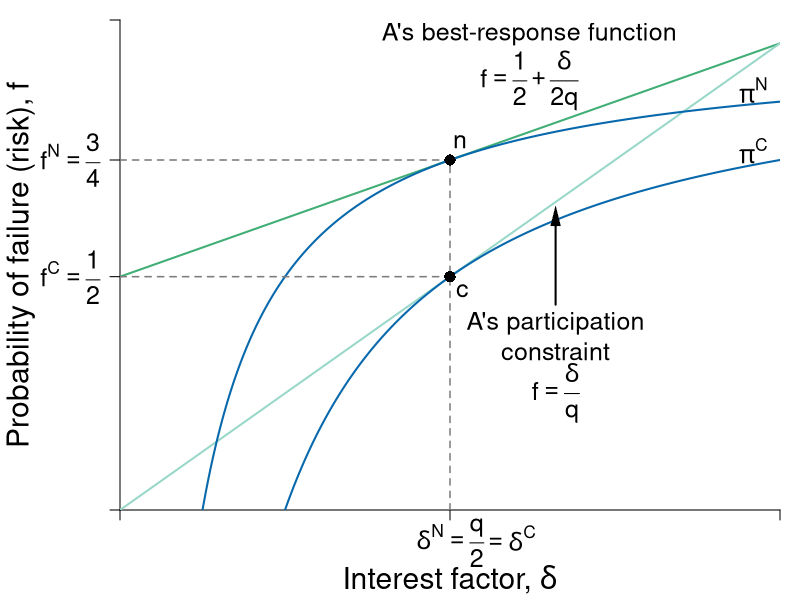

Write the R code that produced this figure. (Note: this script raises an error after producing the figure.)
#Graph Designer: Simon Halliday, Scott Cohn, Harriet Brookes-Gray
#Authors: Bowles and Halliday
#Title: Coordination, Conflict and Competition: A Text in Microeconomics

library(shape)
pdf(file = "credit/credit_comparison.pdf", width = 8, height = 6)

#Set parameters for graphics
pointsize <- 1.8
axislabelsize <- 1.8
labelsize <- 1.5
namesize <- 1.8
annotatesize <- 1.5
graphlinewidth <- 2
segmentlinewidth <- 1.5

COL <- c("#7fc97f", "#beaed4", "#fdc086", "#ffff99", "#386cb0", "#f0027f", "#bf5b17", "#666666")
COLA <- c("#e0f3db", "#99d8c9","#66c2a4","#41ae76", "#238b45", "#005824")
COLB <- c("#c6dbef", "#4eb3d3", "#2b8cbe", "#0868ac","#084081")
COLC <- c("#fcfbfd", "#efedf5", "#dadaeb", "#bcbddc", "#9e9ac8", "#807dba", "#6a51a3", "#54278f", "#3f007d")
grays <- gray.colors(25, start = 1, end = 0)

#Edited the margins to cater for the larger LHS labels
par(mar =  c(4.5, 6, 1, 1))

brfFn <- function(delta, q = 1) {
  .5 + (delta / (2 * q)) 
}

PCFn <- function(delta, q = 1) {
  delta/q
}

isoreturnFn <- function(delta, pi=0.125) {
  1 - (pi)/delta
}


yFn <- function(d1, f1, q = 1){
  q*f1*(1 - f1) - d1*(1 - f1)
}

profitFn <- function(d1, q = 1){
  d1/2 - (1/(2*q))*(d1)^2
}

ylow <- function(delta, q = 1, ybar = 0.0625){
  (-sqrt(delta^2 - 2*delta*q + q^2 - 4*q*ybar) + delta + q)/(2*q)
}

yhigh <- function(delta, q = 1, ybar = 0.0625){
  (sqrt(delta^2 - 2*delta*q + q^2 - 4*q*ybar) + delta + q)/(2*q)
}

xlims <- c(0, 1)
ylims <- c(0, 1.05)

npts <- 501 
d1 <- seq(xlims[1], xlims[2], length.out = npts)
f1 <- seq(ylims[1], ylims[2], length.out = npts) 
a <- c(0.0625)

plot(0, 0, xlim = xlims, ylim = ylims, type = "n",
     xlab = expression(paste("")),
     ylab = expression(paste("")), 
     xaxt = "n", 
     yaxt = "n", 
     cex.lab = axislabelsize, 
     bty = "n", 
     xaxs = "i", 
     yaxs = "i"
)


ticksy <- c(ylims[1], 0.5, brfFn(delta = 0.5), ylims[2])
ylabels <- c(NA, expression(paste(f^{C} == frac(1,2))),expression(paste(f^{N} == frac(3,4))), NA)
ticksx <- c(xlims[1], 0.5, xlims[2])
xlabels <- c(NA, NA, NA)

axis(1, at = ticksx, pos = 0, labels = xlabels, cex.axis = labelsize)
axis(2, at = ticksy, pos = 0, labels = ylabels, las = 1, cex.axis = labelsize)

text(0.5, -0.07, expression(paste(delta^{N} == frac(q,2))), xpd = TRUE, cex = labelsize) 
text(0.59, -0.06, expression(paste(phantom() == delta^{C})), xpd = TRUE, cex = labelsize) 


npts <- 503 
xx1 <- seq(xlims[1], xlims[2], length.out = npts)
xx2 <- seq(0, 1, length.out = npts)
xx3 <- seq(0.01, xlims[2], length.out = npts)

#xpoly1 <- seq(from = 0.168, to = 0.5, length.out = 500)
#ypoly1 <- ylow(xpoly1)
#ypoly2 <- isoreturnFn(xpoly1)
#polygon(x = c(xpoly1, rev(xpoly1)), y = c(ypoly1, rev(ypoly2)), col = COL[4], density = NULL, border = NA)


#Draw the graphs
lines(xx1, brfFn(xx1), col = COLA[4], lwd = graphlinewidth)
lines(xx1, PCFn(xx1), col = COLA[2], lwd = graphlinewidth)
lines(xx1, isoreturnFn(xx1), col = COLB[4], lwd = graphlinewidth)
lines(xx1, isoreturnFn(xx1, pi = 0.25), col = COLB[4], lwd = graphlinewidth)



#Axis labels
mtext(expression(paste("Interest factor, ", delta)), side = 1, line = 3.4, cex = axislabelsize)
text(-0.15, 0.5*(ylims[2]), expression(paste("Probability of failure (risk), ", f)), xpd = TRUE, cex = axislabelsize, srt = 90) 


#contour(d1, f1,
        # outer(d1, f1, yFn),
        # drawlabels = FALSE,
        # col = COLA[3],
        # lwd = graphlinewidth,
        # levels = a,
        # xaxs = "i",
        # yaxs = "i",
        # add = TRUE)


segments(0.5, 0, 0.5, brfFn(delta = 0.5), lty = 2, col = grays[20] , lwd = segmentlinewidth)
segments(0, brfFn(delta = 0.5), 0.5, brfFn(delta = 0.5), lty = 2, col = grays[20] , lwd = segmentlinewidth)
segments(0, 0.5, 0.5, 0.5, lty = 2, col = grays[20] , lwd = segmentlinewidth)

#Annotate points (4,4),(2,8),(8,2) on feasibility frontier
text(0.5 + 0.015, isoreturnFn(0.5) + 0.04, expression(paste(n)), cex = labelsize)
points(0.5, isoreturnFn(0.5), pch = 16, col = "black", cex = 1.5)
points(0.5, 0.5, pch = 16, col = "black", cex = 1.5)
text(0.5 + 0.019, 0.5 - 0.03, expression(paste(c)), cex = labelsize)


#text(0.375 + 0.02, 0.6 + 0.03, expression(paste(b)), cex = labelsize)
#points(0.375, 0.6, pch = 16, col = "black", cex = 1.5)

#text(0.2, 0.87, expression(paste(y == y^{N})), cex = labelsize)

text(0.62, 1.02, expression(paste("A's best-response function")), cex = labelsize, xpd = TRUE)
text(0.62, 0.92, expression(paste(f == frac(1,2) + frac(delta, 2*q))), cex = labelsize)

text(0.66, 0.4, expression(paste("A's participation")), cex = labelsize)
text(0.66, 0.34, expression(paste("constraint")), cex = labelsize)
text(0.66, 0.25, expression(paste(f == frac(delta, q))), cex = labelsize)
Arrows(0.66, 0.44, 0.66, 0.63, col = "black", lty = 1, lwd = 2, arr.type = "triangle", arr.lwd = 0.5)


#text(0.87, 0.6, expression(paste("P's isoprofit curve")), cex = labelsize, xpd = TRUE)
text(0.96, 0.9, expression(paste(pi^{N})), cex = labelsize, xpd = TRUE)
text(0.96, 0.77, expression(paste(pi^{C})), cex = labelsize, xpd = TRUE)
#Arrows(0.87, 0.63, 0.87, 0.82, col = "black", lty = 1, lwd = 2, arr.type = "triangle", arr.lwd = 0.5)

#text(0.3, 0.13, expression(paste("Pareto-improving")), cex = labelsize)
#text(0.3, 0.07, expression(paste("lens")), cex = labelsize)
#Arrows(0.3, 0.18, 0.3, 0.5, col = "black", lty = 1, lwd = 2, arr.type = "triangle", arr.lwd = 0.5)

brackets(x1 = 0.51, y1 = 0.74,
         x2 = 0.51, y2 = 0.52, 
         ticks = 0.5, curvature = 0.5, type = 1,
         col = "black", lwd = 2, lty = 1, h = 0.02, xpd = TRUE)

text(0.575, 0.64, expression(paste("Rent")), cex = labelsize, xpd = TRUE)
dev.off()
